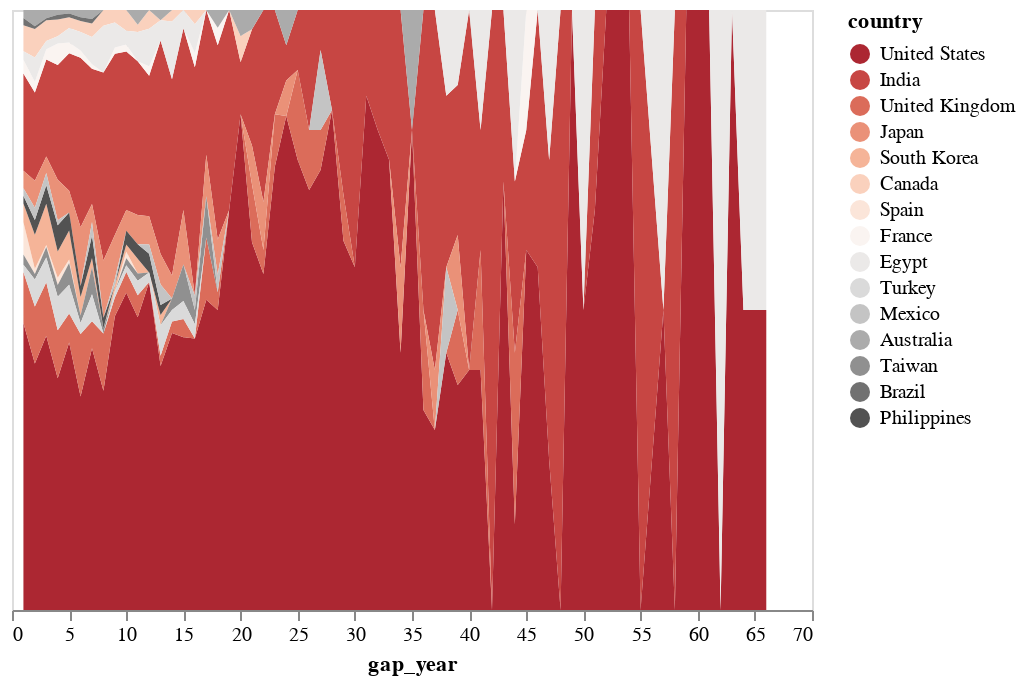

The cell this chart's notebook holds for it:
### Code cell
idx = country_order
#.reset_index(name='counts')
alt.Chart(year_country).mark_area().encode(
    alt.X("gap_year"),
    alt.Y('counts',stack='normalize',axis=None),
    alt.Color("country",scale=alt.Scale(scheme='redgrey'),sort=list(idx))
)

### Figure 1 — Vega-Lite specification as saved in the notebook (floating-point values rounded to 4 significant figures; data arrays with more than 128 entries replaced by an {"elided": "..."} marker saying what was removed)
{"config": {"view": {"continuousWidth": 400, "continuousHeight": 300}}, "data": {"name": "data-e4127932e68222055a8149757e0c3f09"}, "mark": "area", "encoding": {"color": {"type": "nominal", "field": "country", "scale": {"scheme": "redgrey"}, "sort": ["United States", "India", "United Kingdom", "Japan", "South Korea", "Canada", "Spain", "France", "Egypt", "Turkey", "Mexico", "Australia", "Taiwan", "Brazil", "Philippines"]}, "x": {"type": "quantitative", "field": "gap_year"}, "y": {"type": "quantitative", "axis": null, "field": "counts", "stack": "normalize"}}, "$schema": "https://vega.github.io/schema/vega-lite/v4.8.1.json", "datasets": {"data-e4127932e68222055a8149757e0c3f09": {"elided": "302 records"}}}
